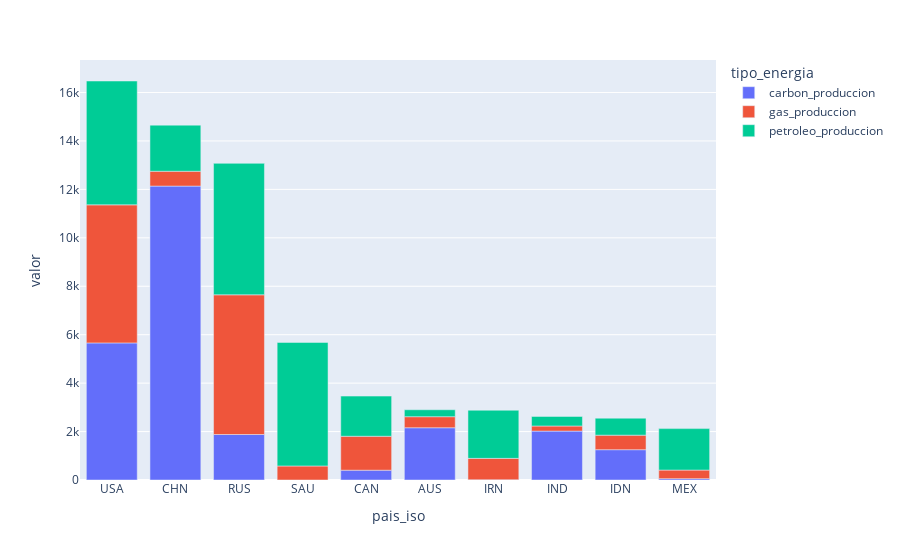

The notebook cell saved with this chart:
### Code cell
fig, produccion_table = data_produccion.fig_and_table()
fig.show()

### Figure 1 — Plotly figure (JSON) as saved in the notebook; plotly's stock layout.template omitted (floating-point values rounded to 4 significant figures)
{"data": [{"alignmentgroup": "True", "hovertemplate": "tipo_energia=carbon_produccion<br>pais_iso=%{x}<br>valor=%{y}<extra></extra>", "legendgroup": "carbon_produccion", "marker": {"color": "#636efa", "pattern": {"shape": ""}}, "name": "carbon_produccion", "offsetgroup": "carbon_produccion", "orientation": "v", "showlegend": true, "textposition": "auto", "type": "bar", "x": ["USA", "CHN", "RUS", "SAU", "CAN", "AUS", "IRN", "IND", "IDN", "MEX"], "xaxis": "x", "y": [5660.0, 12140.0, 1879.0, 0, 405.1, 2158.0, 9.346, 2019.0, 1252.0, 56.12], "yaxis": "y"}, {"alignmentgroup": "True", "hovertemplate": "tipo_energia=gas_produccion<br>pais_iso=%{x}<br>valor=%{y}<extra></extra>", "legendgroup": "gas_produccion", "marker": {"color": "#EF553B", "pattern": {"shape": ""}}, "name": "gas_produccion", "offsetgroup": "gas_produccion", "orientation": "v", "showlegend": true, "textposition": "auto", "type": "bar", "x": ["USA", "CHN", "RUS", "SAU", "CAN", "AUS", "IRN", "IND", "IDN", "MEX"], "xaxis": "x", "y": [5702.0, 612.1, 5769.0, 579.4, 1401.0, 456.0, 883.9, 211.0, 599.2, 353.8], "yaxis": "y"}, {"alignmentgroup": "True", "hovertemplate": "tipo_energia=petroleo_produccion<br>pais_iso=%{x}<br>valor=%{y}<extra></extra>", "legendgroup": "petroleo_produccion", "marker": {"color": "#00cc96", "pattern": {"shape": ""}}, "name": "petroleo_produccion", "offsetgroup": "petroleo_produccion", "orientation": "v", "showlegend": true, "textposition": "auto", "type": "bar", "x": ["USA", "CHN", "RUS", "SAU", "CAN", "AUS", "IRN", "IND", "IDN", "MEX"], "xaxis": "x", "y": [5114.0, 1905.0, 5428.0, 5101.0, 1658.0, 287.1, 1988.0, 395.0, 702.0, 1712.0], "yaxis": "y"}], "layout": {"autosize": true, "barmode": "relative", "legend": {"title": {"text": "tipo_energia"}, "tracegroupgap": 0}, "margin": {"t": 60}, "xaxis": {"anchor": "y", "autorange": true, "domain": [0, 1], "range": [-0.5, 9.5], "title": {"text": "pais_iso"}, "type": "category"}, "yaxis": {"anchor": "x", "autorange": true, "domain": [0, 1], "range": [0, 17340.0], "title": {"text": "valor"}, "type": "linear"}}}
